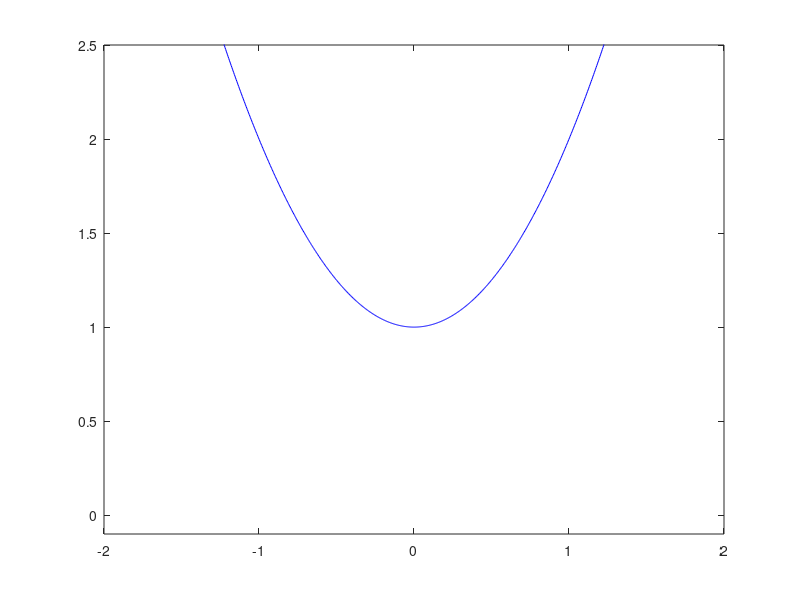

Source code (MATLAB): (Note: this script raises an error after producing the figure.)
%%%% HW 6, problem 1e

clear all
format long

A0 = 4/3; L=2;

x=linspace(-L,L,1000); %%%% create an array for x from 0 to L with 1000 points
plot(x, 1+x.^2, 'b')
axis([-L L -0.1 2.5])
hold on %%%% a command so that different curves can appear on the same figure
% plot(x, A0, 'r')
% plot(x, A0+sum(1, x), 'g')
plot(x, A0+sum(3, x), 'r')
% plot(x, A0+sum(999, x), 'm')
% legend({'$1+x^2$','1 term','2 terms','4 terms','1000 terms'},'Interpreter','latex', 'Location', 'northwest')
% xlabel('x') 
% ylabel('y')
% title('Temperature Along Bar Over Time, 5000 terms')



function dum = term(n, x)
cof = 4/(pi^2);

dum = cof*(((-1)^n)*cos(n*pi*x))/(n^2);
end

function dum = sum(n, x)
dum = 0;
for(it = 1:n)
    dum = dum + term(it, x);
end
end

